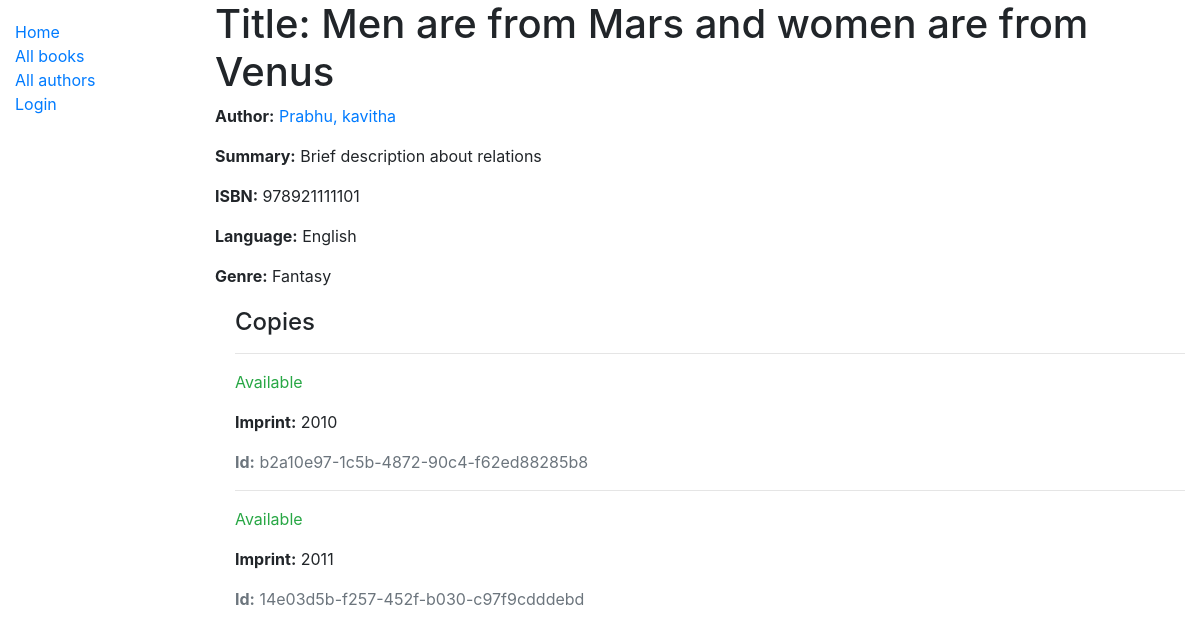
/catalog/book/1, run on the app's committed database.
### catalog/models.py (models this page shows, shortened)
class Book(models.Model):
    title = models.CharField(max_length=200)
    author = models.ForeignKey('Author', on_delete=models.SET_NULL, null=True)
    summary = models.TextField(max_length=1000, help_text='Enter a brief description of the book')
    isbn = models.CharField('ISBN', max_length=13, help_text='13 Character <a href="https://www.isbn-international.org/content/what-isbn">ISBN number</a>')
    genre = models.ManyToManyField(Genre, help_text='Select a genre for this book')
    language = models.ForeignKey('Language', on_delete=models.SET_NULL, null=True)
    def display_genre(self):
        """Create a string for the Genre. This is required to display genre in Admin."""
        return ', '.join(genre.name for genre in self.genre.all()[:3])
    display_genre.short_description = 'Genre'

class Author(models.Model):
    first_name = models.CharField(max_length=100)
    last_name = models.CharField(max_length=100)
    date_of_birth = models.DateField(null=True, blank=True)
    date_of_death = models.DateField('Died', null=True, blank=True)
    class Meta:
        ordering = ['last_name', 'first_name']
    def __str__(self):
        return f'{self.last_name}, {self.first_name}'

class Language(models.Model):
    name = models.CharField(max_length=200, help_text="Enter the book's natural language (e.g. English, French, Japanese etc.)")
    def __str__(self):
        return self.name

class Genre(models.Model):
    name = models.CharField(max_length=200, help_text='Enter a book genre (e.g. Science Fiction)')
    def __str__(self):
        return self.name

class BookInstance(models.Model):
    id = models.UUIDField(primary_key=True, default=uuid.uuid4, help_text='Unique ID for this particular book across whole library')
    book = models.ForeignKey('Book', on_delete=models.SET_NULL, null=True)
    imprint = models.CharField(max_length=200)
    due_back = models.DateField(null=True, blank=True)
    borrower = models.ForeignKey(User, on_delete=models.SET_NULL, null=True, blank=True)
    LOAN_STATUS = (
        ('m', 'Maintenance'),
        ('o', 'On loan'),
        ('a', 'Available'),
        ('r', 'Reserved'),
    )
    status = models.CharField(
        max_length=1,
        choices=LOAN_STATUS,
        blank=True,
        default='m',
        help_text='Book availability',
    )
    class Meta:
        ordering = ['due_back']
        permissions = (("can_mark_returned", "Set book as returned"),) # to define permisssion for the model to a user this has to be defined

### catalog/views.py (the view)
# urls.py: path('book/<int:pk>', views.BookDetailView.as_view(), name='book-detail'),
class BookDetailView(generic.DetailView):
    model = Book

### catalog/templates/catalog/book_detail.html (shortened to what this page needs)
{% extends "base_generic.html" %}
{% block content %}
  <h1>Title: {{ book.title }}</h1>
  <p><strong>Author:</strong> <a href="{% url 'author-detail' book.author.pk %}">{{ book.author }}</a></p>
  <p><strong>Summary:</strong> {{ book.summary }}</p>
  <p><strong>ISBN:</strong> {{ book.isbn }}</p>
  <p><strong>Language:</strong> {{ book.language }}</p>
  <p><strong>Genre:</strong> {% for genre in book.genre.all %} {{ genre }}{% if not forloop.last %}, {% endif %}{% endfor %}</p>
  <div style="margin-left:20px;margin-top:20px">
    <h4>Copies</h4>
    {% for copy in book.bookinstance_set.all %}
      <hr>
      <p class="{% if copy.status == 'a' %}text-success{% elif copy.status == 'm' %}text-danger{% else %}text-warning{% endif %}">{{ copy.get_status_display }}</p>
      <p><strong>Imprint:</strong> {{copy.imprint}}</p>
      <p class="text-muted"><strong>Id:</strong> {{copy.id}}</p>
    {% endfor %}
  </div>
{% endblock %}

### catalog/templates/base_generic.html (shortened to what this page needs)
<!DOCTYPE html>
<html lang="en">
<head>
  <link rel="stylesheet" href="https://stackpath.bootstrapcdn.com/bootstrap/4.1.3/css/bootstrap.min.css">
  {% load static %}
  <link rel="stylesheet" href="{% static 'css/styles.css' %}">
</head>
<body>
  <div class="container-fluid">
    <div class="row">
      <div class="col-sm-2">
      {% block sidebar %}
        <ul class="sidebar-nav">
          <li><a href="{% url 'index' %}">Home</a></li>
          <li><a href="{% url 'books' %}">All books</a></li>
          <li><a href="{% url 'authors' %}">All authors</a></li>
          {% if user.is_authenticated %}
            <li>User: {{ user.get_username }}</li>
            <li><a href="{% url 'my-borrowed' %}">My Borrowed</a></li>
            {% if perms.catalog.can_mark_returned %}
              <li><a href="{% url 'all-borrowed-admin' %}">All Borrowed Books</a></li>
            {% endif %}
            <li><a href="{% url 'logout'%}?next={{request.path}}">Logout</a></li>
          {% else %}
            <li><a href="{% url 'login'%}?next={{request.path}}">Login</a></li>
        {% endif %}
        </ul>
     {% endblock %}
      </div>
      <div class="col-sm-10 ">{% block content %}{% endblock %}
      </div>
    </div>
  </div>
</body>
</html>

### catalog/static/css/styles.css (style rules this page uses)
.sidebar-nav { margin-top: 20px; padding: 0; list-style: none; }

### data on the page
Book: title "Men are from Mars and women are from Venus", author "Prabhu, kavitha", summary "Brief description about relations", isbn "978921111101", language "English"
Genre: name "Fantasy"
BookInstance: status "Available", imprint "2010", id "b2a10e97-1c5b-4872-90c4-f62ed88285b8"
BookInstance: status "Available", imprint "2011", id "14e03d5b-f257-452f-b030-c97f9cdddebd"
